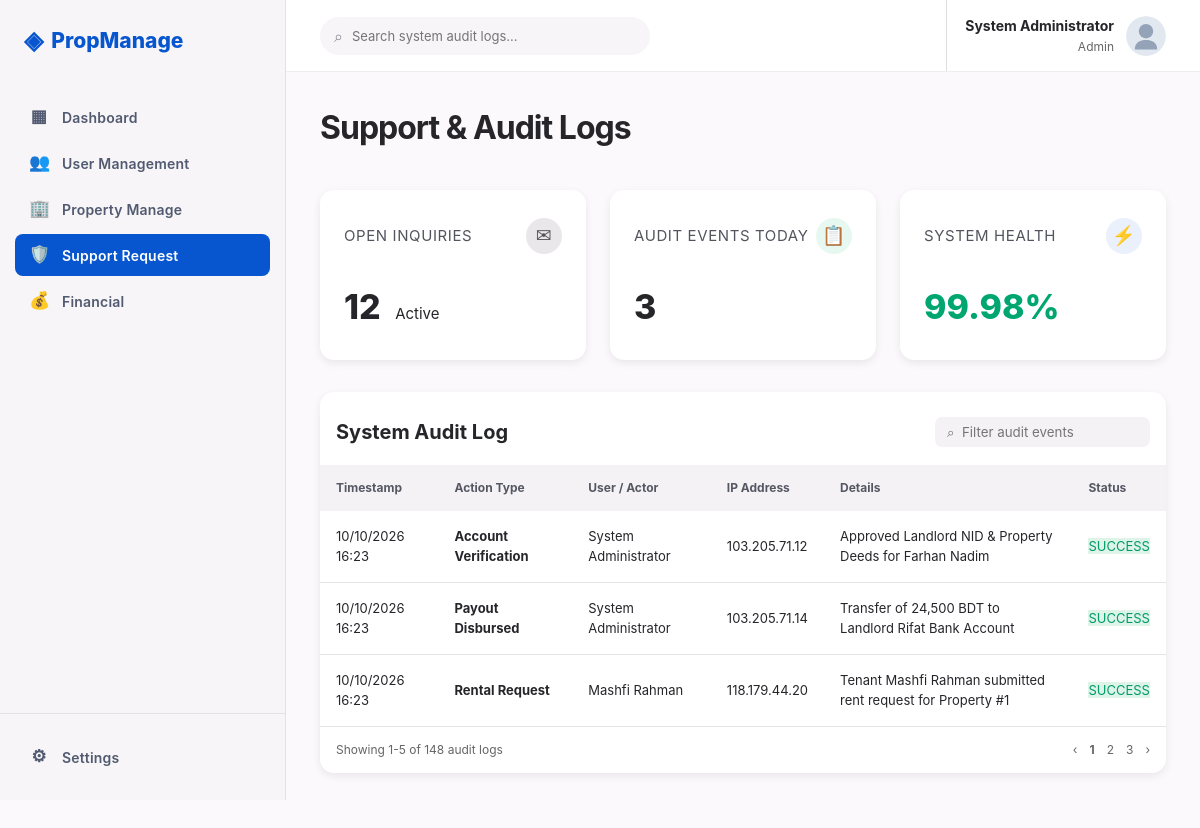
/admin/support.php, run on the app's committed database.
### tables this page shows
CREATE TABLE `audit_logs` (
    `log_id` INT AUTO_INCREMENT PRIMARY KEY,
    `user_id` INT NULL,
    `action_type` VARCHAR(100) NOT NULL,
    `details` TEXT NOT NULL,
    `ip_address` VARCHAR(45) DEFAULT '127.0.0.1',
    `status` VARCHAR(20) DEFAULT 'SUCCESS',
    `created_at` TIMESTAMP DEFAULT CURRENT_TIMESTAMP,
    CONSTRAINT `fk_audit_user` FOREIGN KEY (`user_id`) REFERENCES `users`(`user_id`) ON DELETE SET NULL
);

### config/db.php (called while the page is built, shortened)
<?php
function isUserLoggedIn() {
    return isset($_SESSION['user_id']) && !empty($_SESSION['user_id']);
}
function getActiveUserAvatar($default = '../images/default-avatar.svg') {
    return $default;
}
?>

### admin/support.php (the view, shortened to what this page needs)
<?php
require_once __DIR__ . '/../config/db.php';
$userName = $_SESSION['user_name'] ?? 'System Administrator';
$auditLogs = [];
$totalEvents = 148;
if ($db_connected && $pdo) {
    try {
        $cStmt = $pdo->query("SELECT COUNT(*) FROM audit_logs");
        $val = $cStmt->fetchColumn();
        if ($val > 0) $totalEvents = $val;
        $stmt = $pdo->query("SELECT a.*, COALESCE(u.full_name, 'System') as user_name
                             FROM audit_logs a
                             LEFT JOIN users u ON a.user_id = u.user_id
                             ORDER BY a.created_at DESC");
        $auditLogs = $stmt->fetchAll();
    } catch (Exception $e) {}
}
?>
<!DOCTYPE html>
<html lang="en">
<head>
    <link rel="stylesheet" href="../css/admin.css">
    <link rel="stylesheet" href="../css/style.css">
</head>
<body>
<aside class="sidebar">
    <a href="../index.php" class="brand">
        <span class="brand-mark">◈</span>PropManage
    </a>
    <nav class="side-nav">
        <a class="side-link" href="dashboard.php"><span class="side-icon">▦</span>Dashboard</a>
        <a class="side-link" href="users.php"><span class="side-icon">👥</span>User Management</a>
        <a class="side-link" href="properties.php"><span class="side-icon">🏢</span>Property Manage</a>
        <a class="side-link active" href="support.php"><span class="side-icon">🛡️</span>Support Request</a>
        <a class="side-link" href="financials.php"><span class="side-icon">💰</span>Financial</a>
    </nav>
    <div class="settings">
        <a class="side-link" href="profile.php"><span class="side-icon">⚙</span>Settings</a>
    </div>
</aside>
<div class="main">
    <header class="topbar">
        <div class="global-search">
            <span>⌕</span>
            <input type="text" placeholder="Search system audit logs...">
        </div>
        <div class="profile user-dropdown-container" id="profileDropdownBtn">
            <div class="profile-name">
                <?php echo htmlspecialchars($userName); ?>
                <div class="profile-role">Admin</div>
            </div>
            <img class="avatar" src="<?php echo htmlspecialchars(getActiveUserAvatar()); ?>" alt="Admin">
        </div>
    </header>
    <main class="content">
        <div class="page-head">
            <h1 class="page-title">Support &amp; Audit Logs</h1>
        </div>
        <section class="stats" style="margin-bottom: 32px;">
            <div class="stat-card">
                <div class="stat-top">OPEN INQUIRIES <span class="stat-icon gray">✉</span></div>
                <div class="stat-number">12 <small>Active</small></div>
            </div>
            <div class="stat-card">
                <div class="stat-top">AUDIT EVENTS TODAY <span class="stat-icon" style="background:#e7f8f1; color:#00a66f;">📋</span></div>
                <div class="stat-number"><?php echo number_format($totalEvents); ?></div>
            </div>
            <div class="stat-card">
                <div class="stat-top">SYSTEM HEALTH <span class="stat-icon" style="background:#eaf1fc; color:#0755cf;">⚡</span></div>
                <div class="stat-number" style="color: #00a66f;">99.98%</div>
            </div>
        </section>
        <section class="panel table-panel">
            <div class="table-head">
                <h2 class="table-title">System Audit Log</h2>
                <input class="table-search" placeholder="⌕  Filter audit events">
            </div>
            <table class="table">
                <thead>
                    <tr>
                        <th>Timestamp</th>
                        <th>Action Type</th>
                        <th>User / Actor</th>
                        <th>IP Address</th>
                        <th>Details</th>
                        <th>Status</th>
                    </tr>
                </thead>
                <tbody>
                    <?php if (!empty($auditLogs)): ?>
                        <?php foreach ($auditLogs as $al): ?>
                            <tr>
                                <td><?php echo date('d/m/Y H:i', strtotime($al['created_at'])); ?></td>
                                <td><strong><?php echo htmlspecialchars($al['action_type']); ?></strong></td>
                                <td><?php echo htmlspecialchars($al['user_name']); ?></td>
                                <td><?php echo htmlspecialchars($al['ip_address'] ?? '127.0.0.1'); ?></td>
                                <td><?php echo htmlspecialchars($al['details']); ?></td>
                                <td><span class="status-tag paid">SUCCESS</span></td>
                            </tr>
                        <?php endforeach; ?>
                    <?php endif; ?>
                </tbody>
            </table>
            <div class="table-footer">
                <span>Showing 1-5 of 148 audit logs</span>
                <span>‹　<b>1</b>　2　3　›</span>
            </div>
        </section>
    </main>
</div>
</body>
</html>

### css/style.css (style rules this page uses)
:root { --primary: #0755cf; --primary-hover: #004ac6; --primary-light: #e9eef8; --primary-soft: rgba(7, 85, 207, 0.08); --secondary: #426da8; --text-dark: #25252a; --text-muted: #5f6270; --text-light: #8b8d96; --bg-page: #fbf9fb; --bg-surface: #ffffff; --bg-subtle: #f7f5f7; --border-color: #e4e1e4; --border-light: #f0edf0; --success: #00a66f; --success-bg: #e7f8f1; --warning: #ee8100; --warning-bg: #fff5e9; --danger: #d02020; --danger-bg: #fbe8e8; --shadow-sm: 0 2px 6px rgba(0, 0, 0, 0.05); --shadow-md: 0 4px 14px rgba(0, 0, 0, 0.08); --shadow-lg: 0 10px 25px rgba(0, 0, 0, 0.12); --radius-sm: 6px; --radius-md: 10px; --radius-lg: 14px; --radius-full: 9999px; --transition: all 0.2s ease-in-out; }
* { margin: 0; padding: 0; box-sizing: border-box; }
html { scroll-behavior: smooth; }
body { font-family: -apple-system, BlinkMacSystemFont, "Segoe UI", Roboto, Helvetica, Arial, sans-serif; color: var(--text-dark); background: var(--bg-page); line-height: 1.5; -webkit-font-smoothing: antialiased; }
a { text-decoration: none; color: inherit; }
button, input, select, textarea { font-family: inherit; }
.user-dropdown-container { position: relative; cursor: pointer; }

### data on the page
audit_logs: created_at "10/10/2026 16:23", action_type "Account Verification", user_name "System Administrator", ip_address "103.205.71.12", details "Approved Landlord NID & Property Deeds for Farhan Nadim"
audit_logs: created_at "10/10/2026 16:23", action_type "Payout Disbursed", user_name "System Administrator", ip_address "103.205.71.14", details "Transfer of 24,500 BDT to Landlord Rifat Bank Account"
audit_logs: created_at "10/10/2026 16:23", action_type "Rental Request", user_name "Mashfi Rahman", ip_address "118.179.44.20", details "Tenant Mashfi Rahman submitted rent request for Property #1"

### other printed values
$userName "System Administrator"
$totalEvents "3"
